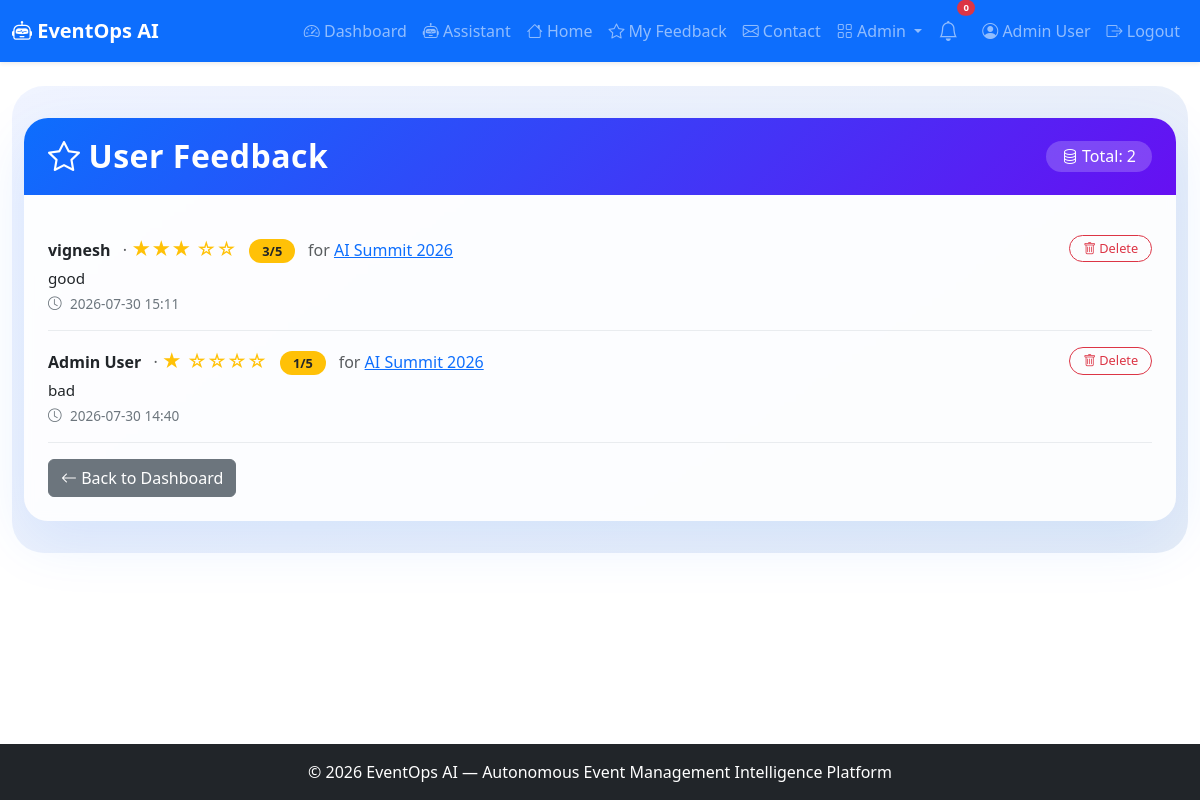
/admin/feedback (signed in), run on the app's committed database.
### app.py (models this page shows, shortened)
class User(UserMixin, db.Model):
    id = db.Column(db.Integer, primary_key=True)
    name = db.Column(db.String(100), nullable=False)
    email = db.Column(db.String(100), unique=True, nullable=False)
    password_hash = db.Column(db.String(200), nullable=False)
    role = db.Column(db.String(20), default='user')
    created_at = db.Column(db.DateTime, default=lambda: datetime.now(timezone.utc))

class Feedback(db.Model):
    __tablename__ = 'feedback'
    __table_args__ = {'extend_existing': True}
    id = db.Column(db.Integer, primary_key=True)
    user_id = db.Column(db.Integer, db.ForeignKey('user.id'), nullable=False)
    event_id = db.Column(db.Integer, db.ForeignKey('event.id'), nullable=False)
    rating = db.Column(db.Integer, nullable=False)
    comment = db.Column(db.Text)
    created_at = db.Column(db.DateTime, default=lambda: datetime.now(timezone.utc))
    user = db.relationship('User', backref='feedbacks')
    event = db.relationship('Event', backref='feedbacks')

class Event(db.Model):
    id = db.Column(db.Integer, primary_key=True)
    title = db.Column(db.String(200), nullable=False)
    description = db.Column(db.Text)
    date = db.Column(db.String(50))
    time = db.Column(db.String(50))
    location = db.Column(db.String(200))
    capacity = db.Column(db.Integer)
    status = db.Column(db.String(20), default='upcoming')
    created_at = db.Column(db.DateTime, default=lambda: datetime.now(timezone.utc))

### app.py (the view)
@app.route('/admin/feedback')
@login_required
def admin_feedback():
    if current_user.role != 'admin':
        abort(403)
    feedbacks = Feedback.query.order_by(Feedback.created_at.desc()).all()
    return render_template('admin_feedback.html', feedbacks=feedbacks)

### app.py (called while the page is built)
@login_manager.user_loader
def load_user(user_id):
    return User.query.get(int(user_id))

### templates/admin_feedback.html (shortened to what this page needs)
{% extends "base.html" %}
{% block content %}
<div class="admin-wrapper">
    <div class="container-fluid">
        <div class="card admin-card">
            <div class="card-header d-flex flex-wrap justify-content-between align-items-center">
                <h2 class="mb-0"><i class="bi bi-star me-2"></i>User Feedback</h2>
                <span class="total-badge"><i class="bi bi-database"></i> Total: {{ feedbacks|length }}</span>
            </div>
            <div class="card-body">
                {% if feedbacks %}
                    {% for fb in feedbacks %}
                    <div class="feedback-item">
                        <div style="flex:1;">
                            <div>
                                <strong>{{ fb.user.name }}</strong>
                                <span class="text-muted ms-2">·</span>
                                <span class="feedback-rating">
                                    {% for i in range(fb.rating) %}★{% endfor %}
                                    {% for i in range(5 - fb.rating) %}☆{% endfor %}
                                    <span class="rating-badge ms-2">{{ fb.rating }}/5</span>
                                </span>
                                <span class="text-muted ms-2">for <a href="{{ url_for('event_detail', event_id=fb.event_id) }}">{{ fb.event.title }}</a></span>
                            </div>
                            <div class="feedback-comment">{{ fb.comment or 'No comment provided.' }}</div>
                            <div class="feedback-meta mt-1">
                                <i class="bi bi-clock"></i> {{ fb.created_at.strftime('%Y-%m-%d %H:%M') }}
                            </div>
                        </div>
                        <div>
                            <a href="{{ url_for('admin_feedback_delete', feedback_id=fb.id) }}" class="btn btn-outline-danger btn-delete" onclick="return confirm('Delete this feedback?')">
                                <i class="bi bi-trash"></i> Delete
                            </a>
                        </div>
                    </div>
                    {% endfor %}
                {% else %}
                    <div class="empty-state">
                        <i class="bi bi-star"></i>
                        <h5>No Feedback Yet</h5>
                        <p>No user feedback has been submitted.</p>
                    </div>
                {% endif %}
                <div class="mt-3">
                    <a href="{{ url_for('dashboard') }}" class="btn btn-secondary">
                        <i class="bi bi-arrow-left"></i> Back to Dashboard
                    </a>
                </div>
            </div>
        </div>
    </div>
</div>
{% endblock %}

### templates/base.html (shortened to what this page needs)
<!DOCTYPE html>
<html lang="en">
<head>
    <link href="https://cdn.jsdelivr.net/npm/bootstrap@5.3.0/dist/css/bootstrap.min.css" rel="stylesheet">
    <link rel="stylesheet" href="https://cdn.jsdelivr.net/npm/bootstrap-icons@1.11.0/font/bootstrap-icons.css">
    <link rel="stylesheet" href="{{ url_for('static', filename='css/style.css') }}">
</head>
<body>
    <nav class="navbar navbar-expand-lg navbar-dark bg-primary shadow-sm">
        <div class="container-fluid">
            <a class="navbar-brand fw-bold" href="{{ url_for('index') }}">
                <i class="bi bi-robot"></i> EventOps AI
            </a>
            <div class="collapse navbar-collapse" id="navbarNav">
                <ul class="navbar-nav ms-auto align-items-lg-center">
                    {% if current_user.is_authenticated %}
                        <li class="nav-item">
                            <a class="nav-link" href="{{ url_for('dashboard') }}">
                                <i class="bi bi-speedometer2"></i> Dashboard
                            </a>
                        </li>
                        <li class="nav-item">
                            <a class="nav-link" href="{{ url_for('assistant_page') }}">
                                <i class="bi bi-robot"></i> Assistant
                            </a>
                        </li>
                        <li class="nav-item">
                            <a class="nav-link" href="{{ url_for('index') }}">
                                <i class="bi bi-house"></i> Home
                            </a>
                        </li>
                    <li class="nav-item">
                         <a class="nav-link" href="{{ url_for('feedback_list') }}">
                            <i class="bi bi-star"></i> My Feedback
                         </a>
                    </li>
                        <li class="nav-item">
                            <a class="nav-link" href="{{ url_for('contact') }}">
                                <i class="bi bi-envelope"></i> Contact
                            </a>
                        </li>
                        {% if current_user.role == 'admin' %}
                        <li class="nav-item dropdown">
                            <a class="nav-link dropdown-toggle" href="#" role="button" data-bs-toggle="dropdown">
                                <i class="bi bi-grid"></i> Admin
                            </a>
                        </li>
                        {% endif %}
                        <li class="nav-item position-relative me-2">
                            <a class="nav-link" href="#" title="Notifications" data-bs-toggle="dropdown">
                                <i class="bi bi-bell fs-5"></i>
                                <span class="position-absolute top-0 start-100 translate-middle badge rounded-pill bg-danger" style="font-size:0.6rem;">
                                    0
                                </span>
                            </a>
                        </li>
                        <li class="nav-item">
                            <a class="nav-link" href="{{ url_for('profile') }}">
                                <i class="bi bi-person-circle"></i> {{ current_user.name }}
                            </a>
                        </li>
                        <li class="nav-item">
                            <a class="nav-link" href="{{ url_for('logout') }}">
                                <i class="bi bi-box-arrow-right"></i> Logout
                            </a>
                        </li>
                    {% endif %}
                </ul>
            </div>
        </div>
    </nav>
    <main class="container-fluid py-4">
        {% block content %}{% endblock %}
    </main>
    <footer class="footer bg-dark text-white py-3 mt-4">
        <div class="container text-center">
            <span>© 2026 EventOps AI — Autonomous Event Management Intelligence Platform</span>
        </div>
    </footer>
</body>
</html>

### static/css/style.css (style rules this page uses)
body { padding-bottom: 60px; }
.footer { position: fixed; bottom: 0; width: 100%; }

### templates/admin_feedback.html (style rules this page uses)
.admin-wrapper { background: linear-gradient(145deg, #f0f4ff 0%, #e6edf7 100%); padding: 2rem 0; border-radius: 2rem; }
.admin-card { border: none; border-radius: 1.5rem; box-shadow: 0 20px 60px rgba(13, 110, 253, 0.10); background: rgba(255, 255, 255, 0.85); backdrop-filter: blur(4px); overflow: hidden; }
.admin-card .card-header { background: linear-gradient(135deg, #0d6efd, #6610f2); color: white; padding: 1.2rem 1.5rem; border: none; }
.admin-card .card-header h2 { font-weight: 700; letter-spacing: 0.5px; }
.admin-card .card-body { padding: 1.5rem; }
.feedback-item { border-bottom: 1px solid #e9ecef; padding: 1rem 0; display: flex; justify-content: space-between; align-items: flex-start; flex-wrap: wrap; gap: 0.5rem; }
.feedback-rating { color: #ffc107; font-size: 1.2rem; }
.feedback-comment { font-size: 0.95rem; color: #212529; margin-top: 0.2rem; }
.feedback-meta { font-size: 0.85rem; color: #6c757d; }
.feedback-meta i { margin-right: 0.3rem; }
.rating-badge { background: #ffc107; color: #212529; padding: 0.2rem 0.8rem; border-radius: 30px; font-weight: 600; font-size: 0.8rem; }
.btn-delete { border-radius: 30px; padding: 0.2rem 0.8rem; font-size: 0.8rem; transition: all 0.2s; }
.total-badge { background: rgba(255,255,255,0.2); padding: 0.2rem 1rem; border-radius: 30px; font-weight: 500; }

### data on the page
User: name "Admin User"
Feedback: user.name "vignesh", rating "3", event "AI Summit 2026", comment "good", created_at "2026-07-30 15:11"
Feedback: user.name "Admin User", rating "1", event "AI Summit 2026", comment "bad", created_at "2026-07-30 14:40"

### other printed values
{{ feedbacks|length }} "2"
